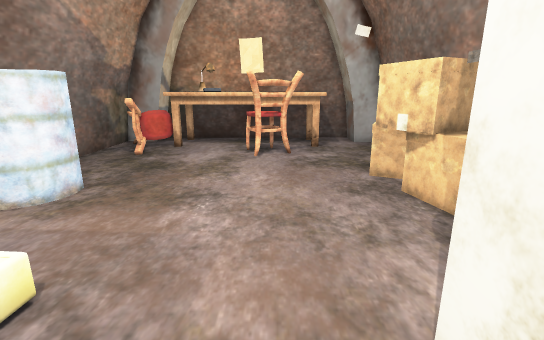
view 1 (above)

16 first-person views from a walk through a scene from a Unity 3-D project. The camera is 1.4 m above the floor, tilts 14° down and sees 85° across. The floor is counted in squares, 0.5 m on a side. Each view is taken from the middle of a square. On the plan, view 1 faces up. The plan holds only what a view shows up to about 20 squares ahead; the rest is blank. The place goes on beyond the plan. The player character is not drawn. Door leaves are left out, so doorways stand open.

view 2
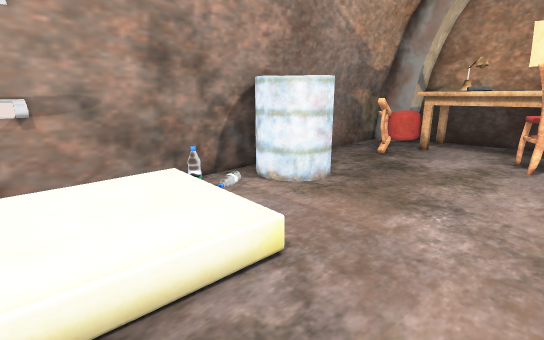

view 3
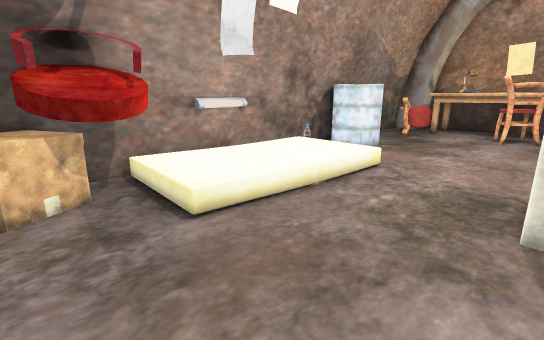

view 4
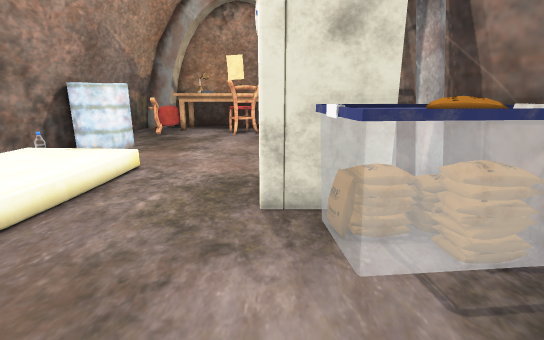

view 5
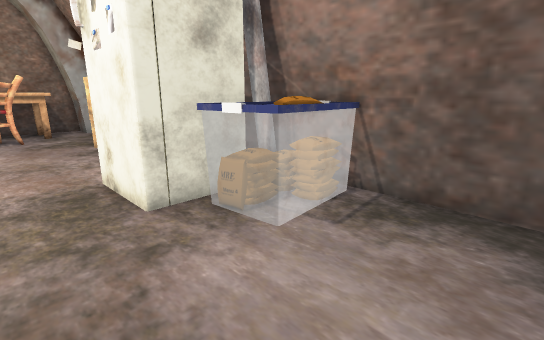

view 6
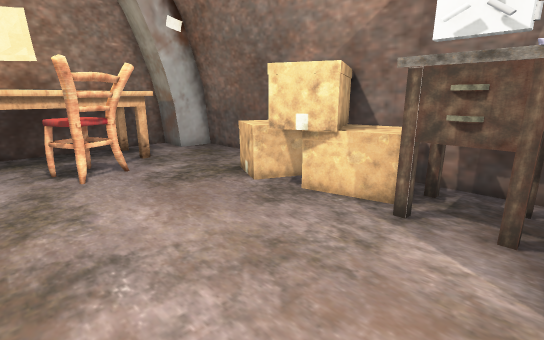

view 7
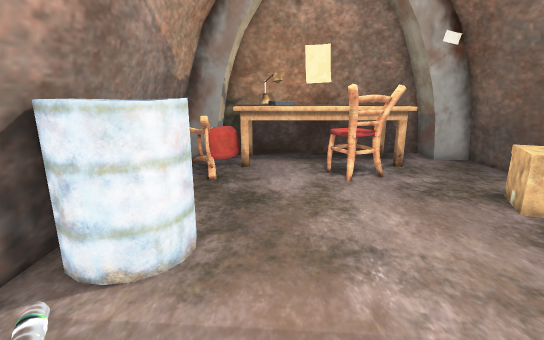

view 8
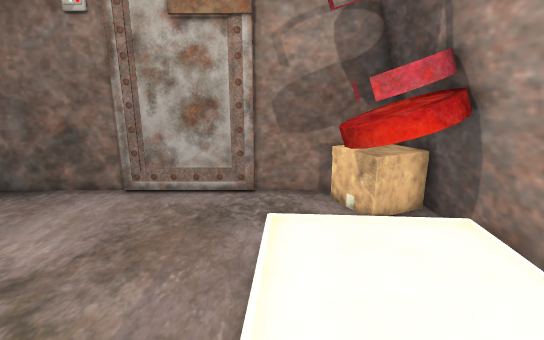

view 9
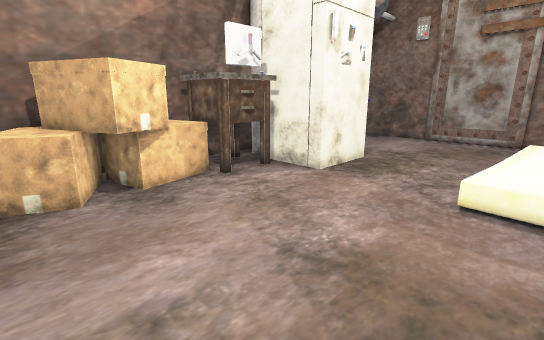

view 10
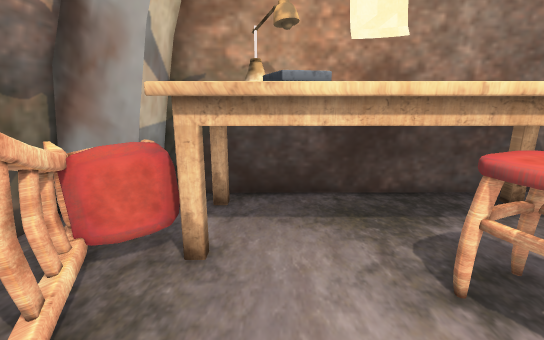

view 11
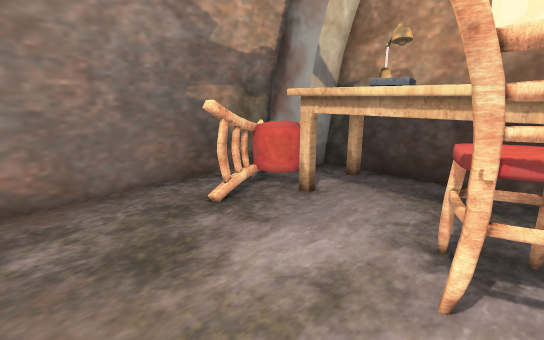

view 12
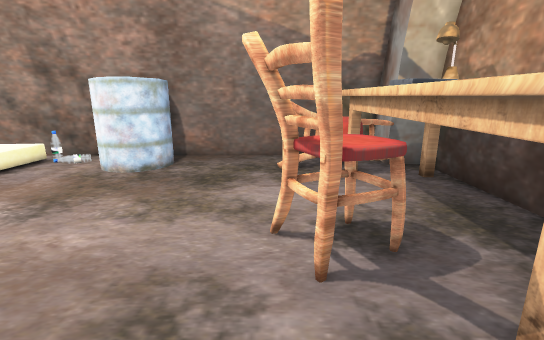

view 13
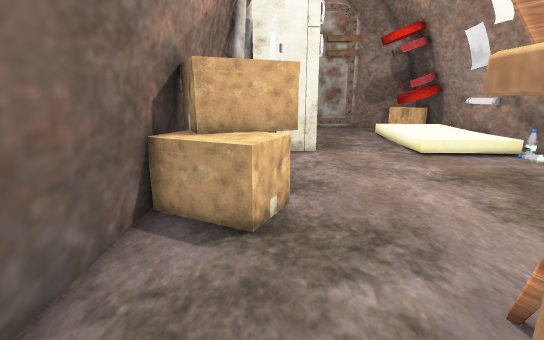

view 14
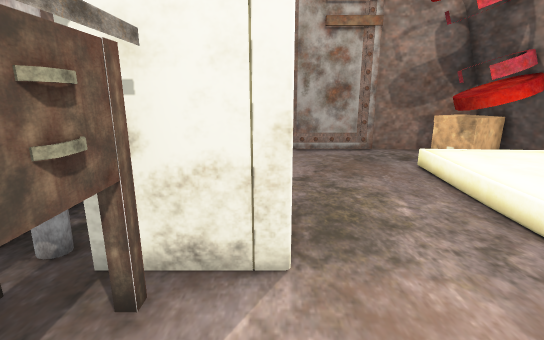

view 15
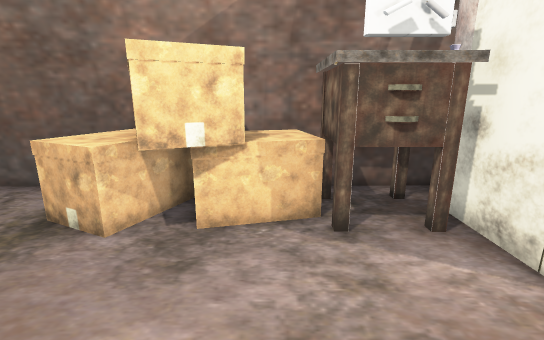

view 16
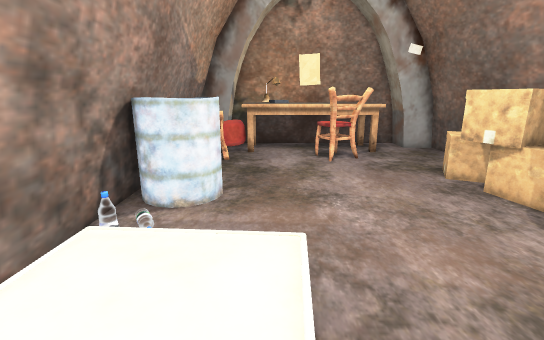

### Floor plan
Key: @ floor where view 1 was taken; # wall or solid block; . main floor; : floor 0.25 m higher than the main floor; / step, stairs or slope; = window, fence, low wall or low ledge; ^ raised ledge; T table; L lamp; C chair; B box; A barrel; E bottle; P pipe.
Columns run from 9 left of view 1 to 7 right of it. Each row starts with its distance up from view 1.
 21   #           #
 20   #TTLTTTTTTT##
 19 ###TLLT    TT.#
 18 #CCCT#TTTTTT .###
 17 #CCCTTTTTTTTT...#
 16 #.CTTTTTCCTTT...#
 15 #.C.....CCC.....#
 14 #.C.....CCC.....#
 13 #...............#
 12 #............BBB#
 11 #............BBB#
 10 #AA..........BBB#
  9 #AAA........BBBB#
  8 #A A.........BBB#
  7 #AAA.........BBB#
  6 # /..........#B##
  5 #E/..........####
  4 #=///........#
  3 #/::::.....######
  2 #/::::.....#   P#
  1 # ::::.....#   .#
  0  #::::...@.#    #
 -1  #::::.....###^P#
 -2  #::::......^^^^#
 -3  #:::/......^^^##
 -4  ###:/.......^^##
 -5 ##^^............#
 -6 ###^............#
 -7 #B#B............#
 -8 #BBB............#
 -9 #################

Where each view was taken, in squares from view 1:
view 1: 0 up, 0 right, facing up
view 2: 0 up, 0 right, facing up-left
view 3: 8 down, 2 right, facing up-left
view 4: 8 down, 2 right, facing up
view 5: 8 down, 1 left, facing up-right
view 6: 3 up, 3 left, facing up-right
view 7: 2 up, 4 left, facing up
view 8: 2 up, 4 left, facing down
view 9: 12 up, 5 left, facing down-right
view 10: 12 up, 4 left, facing up
view 11: 10 up, 0 right, facing up-left
view 12: 14 up, 5 right, facing left
view 13: 18 up, 4 right, facing down
view 14: 7 up, 2 right, facing down
view 15: 7 up, 2 left, facing right
view 16: 2 down, 4 left, facing up
